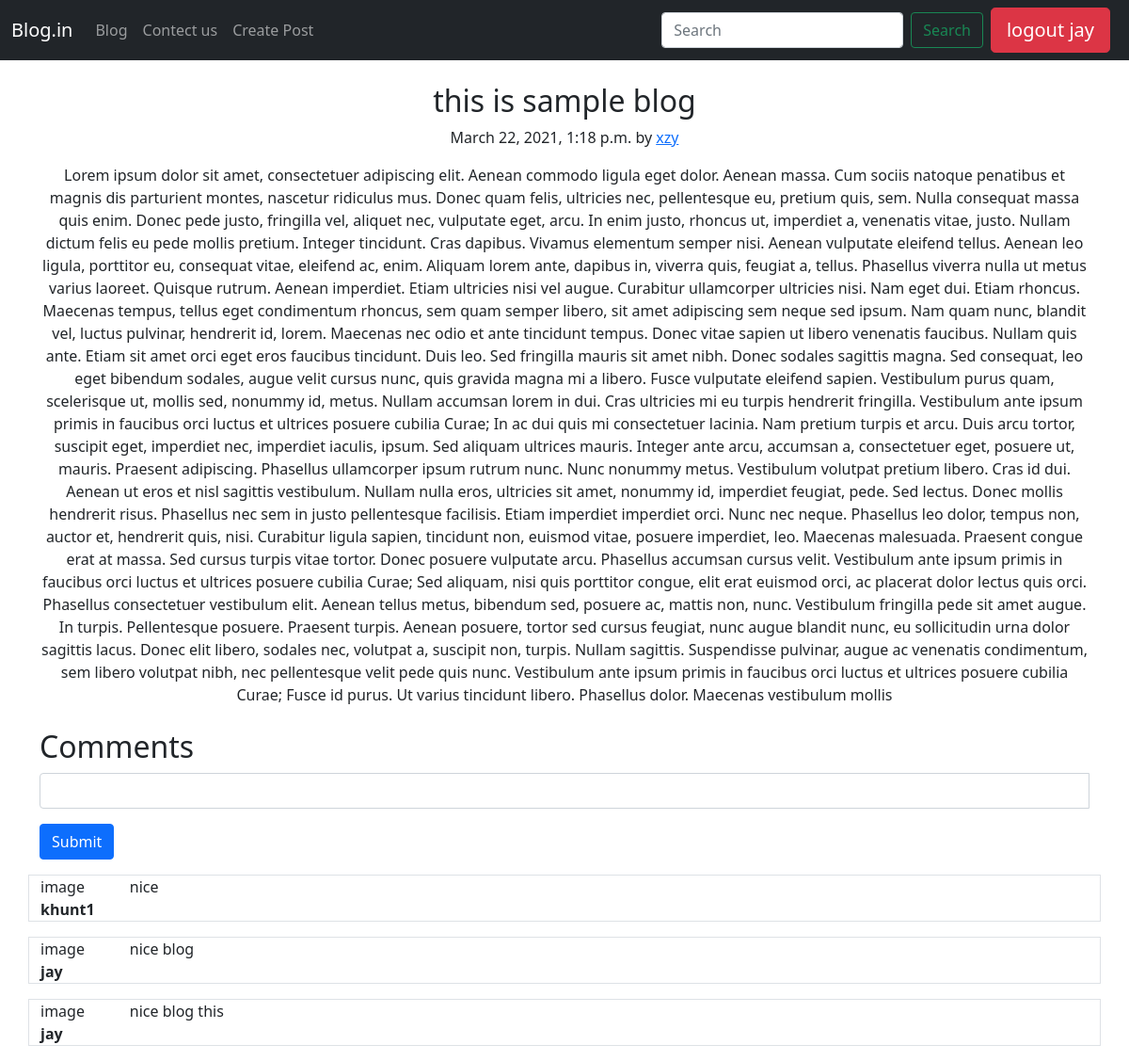
The page /sample-blog/ (signed in) on the database its author committed.
### blog/models.py (models this page shows, shortened)
class Blog(models.Model):
    sno = models.AutoField(primary_key=True)
    title = models.CharField(max_length=254)
    content = models.TextField()
    slug= models.SlugField(max_length = 250, null = True, blank = True)
    autho =  models.CharField(max_length=50)
    date = models.DateTimeField(default=now())

class Blogcomment(models.Model):
    sno = models.AutoField(primary_key=True)
    comment = models.TextField()
    user = models.ForeignKey(User,on_delete=models.CASCADE)
    post = models.ForeignKey(Blog,on_delete=models.CASCADE)
    parent = models.ForeignKey('self',on_delete=models.CASCADE,blank = True)

### blog/views.py (the view)
# urls.py: path('<str:slug>/',views.blogpost,name ="blogpost" ),
def blogpost(request, slug):
    blog = Blog.objects.filter(slug=slug).first()
    comments = Blogcomment.objects.filter(post=blog)
    context = {'blog':blog,'comment':comments}
    return render(request,'home/blogpost.html',context)

### templates/home/blogpost.html (shortened to what this page needs)
{% extends 'base.html' %}
{% block body %}
<center>
    <div class="container my-4">
        <article class="blog-post">
            <h2 class="blog-post-title">{{blog.title}}</h2>
            <p class="blog-post-meta">{{blog.date}} by <a href="#">{{blog.autho}}</a></p>
            <p>{{blog.content}}</p>
        </article>
    </div>
</center>
{% if user.is_authenticated %}
<div class="container ">
    <h2>Comments</h2>
    <form action="/postcomments" method="post">
        <div class="input-group mb-3">
            <input type="text" name="comment" class="form-control" aria-label="Sizing example input"
                aria-describedby="inputGroup-sizing-default">
        </div>
        <button type="submit" class="btn btn-primary">Submit </button>
    </form>
    {% for comment in comment %}
    <div class="row my-3 border ">
        <div class="col-md-1 h-10 ">image</div>
        <div class="col-md-10  "> {{comment.comment}}</div>
        <div class="col-md-8"><b>{{comment.user.username}}</b></div>
    </div>
    {% endfor %}
</div>
{% endif %}
{% endblock body %}

### templates/base.html (shortened to what this page needs)
<!doctype html>
<html lang="en">
<head>
  <link href="https://cdn.jsdelivr.net/npm/bootstrap@5.0.0-beta2/dist/css/bootstrap.min.css" rel="stylesheet"
>
</head>
<body>
  <nav class="navbar navbar-expand-lg navbar-dark bg-dark">
    <div class="container-fluid">
      <a class="navbar-brand" href="/">Blog.in</a>
      <div class="collapse navbar-collapse" id="navbarSupportedContent">
        <ul class="navbar-nav me-auto mb-2 mb-lg-0">
          <li class="nav-item">
            <a class="nav-link {% block homeactive %}{% endblock homeactive %}" aria-current="page"
              href="/blog">Blog</a>
          </li>
          <li class="nav-item">
            <a class="nav-link {% block conatctactive %}{% endblock conatctactive %}" href="/contact">Contect us</a>
          </li>
          {% if user.is_authenticated %}
          <li class="nav-item">
            <a class="nav-link {% block Createpost  %}{% endblock Createpost %}" href="/userpost">Create Post</a>
          </li>
      </div>
      {% endif %}
        <form method="get" action="/search" class="d-flex">
          <input class="form-control me-2" name="query" id="query" type="search" placeholder="Search"
            aria-label="Search">
          <button class="btn btn-outline-success" type="submit">Search</button>
        </form>
        {% if user.is_authenticated %}
        <a href="/logout" class="btn btn-danger mx-2 btn-lg " role="button" aria-pressed="true">logout {{request.user}}
        </a>
      </div>
      {% endif %}
  </nav>
  {% block body %}{% endblock body %}
</body>
</html>

### rows shown on the page
Blog: title "this is sample blog", date "March 22, 2021, 1:18 p.m.", autho "xzy", content "Lorem ipsum dolor sit amet, consectetuer adipiscing elit. Aenean commodo ligula eget dolor. Aenean massa. Cum sociis natoque penatibus et magnis dis parturient montes, nascetur ridiculus mus. Donec quam felis, ultricies nec, pellentesque eu, pretium quis, sem. Nulla consequat massa quis enim. Donec pede justo, fringilla vel, aliquet nec, vulputate eget, arcu. In enim justo, rhoncus ut, imperdiet a, venenatis vitae, justo. Nullam dictum felis eu pede mollis pretium. Integer tincidunt. Cras dapibus. Vivamus elementum semper nisi. Aenean vulputate eleifend tellus. Aenean leo ligula, porttitor eu, consequat vitae, eleifend ac, enim. Aliquam lorem ante, dapibus in, viverra quis, feugiat a,…"
Blogcomment: comment "nice", user.username "khunt1"
Blogcomment: comment "nice blog", user.username "jay"
Blogcomment: comment "nice blog this", user.username "jay"

### other values the page prints
{{ request.user }} "jay"
